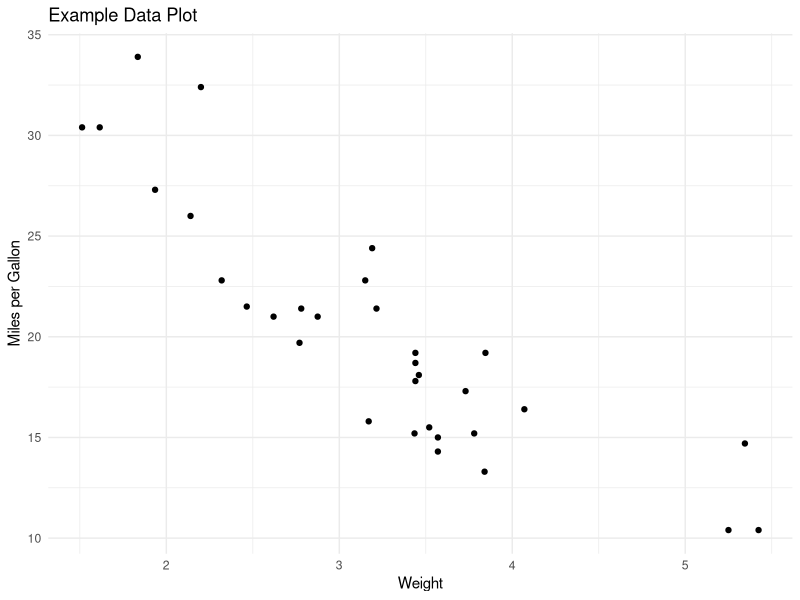
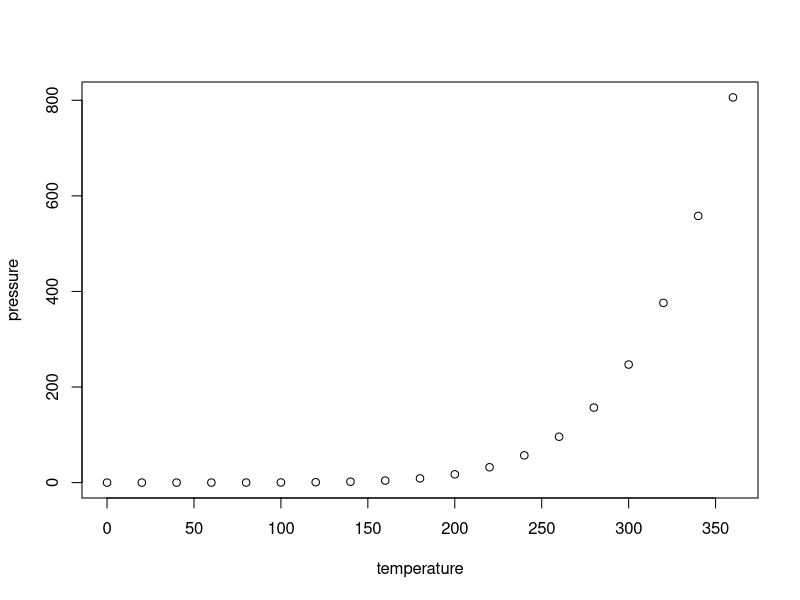
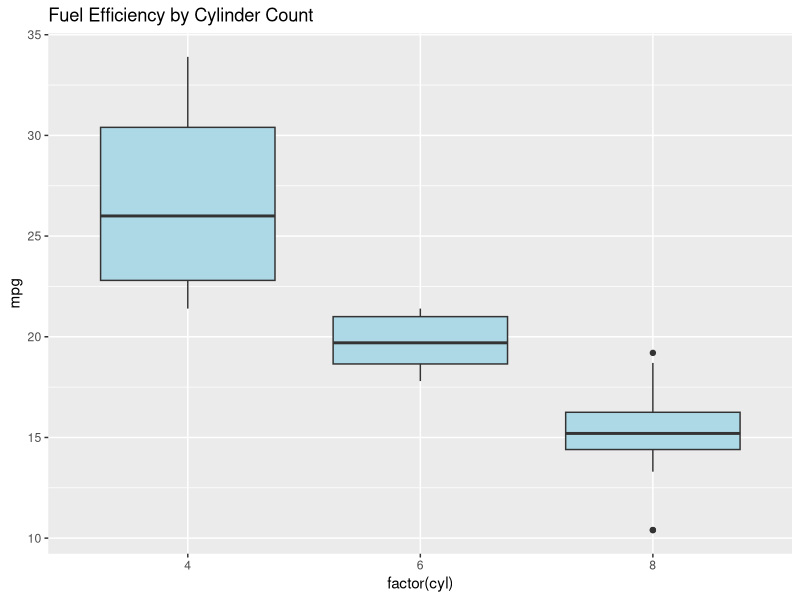

Generate these figures, in order, with R:
## ---- chunk 1
# Minimal setup
options(htmltools.dir.version = FALSE)
knitr::opts_chunk$set(echo = TRUE, message = FALSE, warning = FALSE)
library(tidyverse)
library(readr)
library(stringr)
## ---- chunk 2
library(ggplot2)
ggplot(mtcars, aes(wt, mpg)) +
  geom_point() +
  theme_minimal() +
  labs(title="Example Data Plot", x="Weight", y="Miles per Gallon")
## ---- chunk 3
summary(mtcars)

## ---- chunk 4
plot(pressure)

## ---- chunk 5
ggplot(mtcars, aes(factor(cyl), mpg)) +
geom_boxplot(fill="lightblue") +
labs(title="Fuel Efficiency by Cylinder Count")
